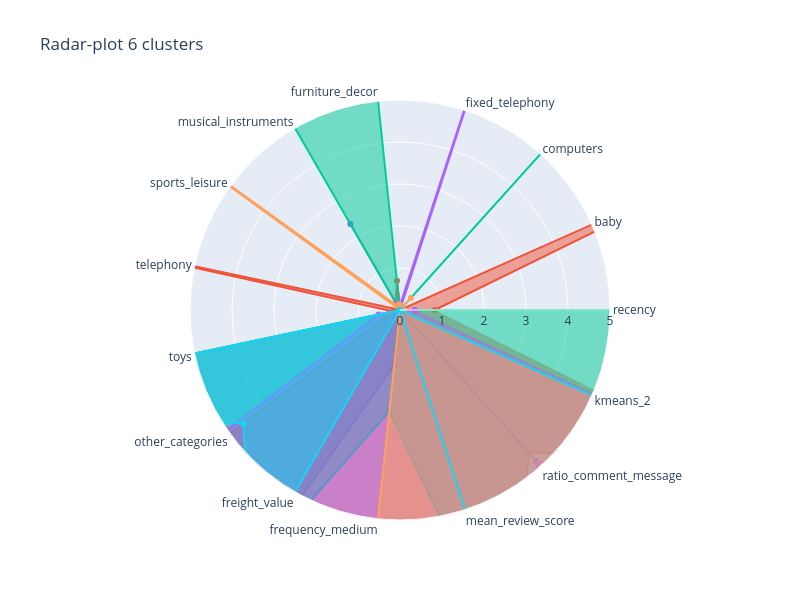

The notebook cell this image was saved under:
### Markdown cell above
### radar plot centroids

### Code cell
plot_clusters_radar(centroid_normalized_6)

### Figure 1 — Plotly figure (JSON) as saved in the notebook; plotly's stock layout.template omitted (floating-point values rounded to 4 significant figures)
{"data": [{"fill": "toself", "name": "Cluster 0", "r": [0, 0, 4.441e-16, 0, 0, 2.362, 0, 0, 9.371, 5.548, 7.16, 1.306, 0, 4.836, 0], "theta": ["recency", "baby", "computers", "fixed_telephony", "furniture_decor", "musical_instruments", "sports_leisure", "telephony", "toys", "other_categories", "freight_value", "frequency_medium", "mean_review_score", "ratio_comment_message", "kmeans_2"], "type": "scatterpolar"}, {"fill": "toself", "name": "Cluster 1", "r": [0.8271, 10, 0, 0.02983, 0.6976, 0.187, 0.009943, 10, 0.1627, 5.268, 9.568, 10, 8.332, 4.592, 8.297], "theta": ["recency", "baby", "computers", "fixed_telephony", "furniture_decor", "musical_instruments", "sports_leisure", "telephony", "toys", "other_categories", "freight_value", "frequency_medium", "mean_review_score", "ratio_comment_message", "kmeans_2"], "type": "scatterpolar"}, {"fill": "toself", "name": "Cluster 2", "r": [10, 0, 10, 0, 10, 10, 0, 0, 6.509, 6.507, 7.128, 2.421, 9.674, 10, 9.907], "theta": ["recency", "baby", "computers", "fixed_telephony", "furniture_decor", "musical_instruments", "sports_leisure", "telephony", "toys", "other_categories", "freight_value", "frequency_medium", "mean_review_score", "ratio_comment_message", "kmeans_2"], "type": "scatterpolar"}, {"fill": "toself", "name": "Cluster 3", "r": [0.3518, 0, 0, 10, 0.08902, 0.1671, 0.003172, 0, 0.52, 10, 10, 6.868, 8.335, 4.9, 8.275], "theta": ["recency", "baby", "computers", "fixed_telephony", "furniture_decor", "musical_instruments", "sports_leisure", "telephony", "toys", "other_categories", "freight_value", "frequency_medium", "mean_review_score", "ratio_comment_message", "kmeans_2"], "type": "scatterpolar"}, {"fill": "toself", "name": "Cluster 4", "r": [0.08918, 0, 0.3867, 0, 0.1354, 0.1089, 10.0, 0, 0, 0, 0, 5.507, 8.351, 5.382, 8.365], "theta": ["recency", "baby", "computers", "fixed_telephony", "furniture_decor", "musical_instruments", "sports_leisure", "telephony", "toys", "other_categories", "freight_value", "frequency_medium", "mean_review_score", "ratio_comment_message", "kmeans_2"], "type": "scatterpolar"}, {"fill": "toself", "name": "Cluster 5", "r": [0, 0, 0, 0, 0, 0, 0, 0, 10, 4.609, 7.041, 0, 10, 0, 10], "theta": ["recency", "baby", "computers", "fixed_telephony", "furniture_decor", "musical_instruments", "sports_leisure", "telephony", "toys", "other_categories", "freight_value", "frequency_medium", "mean_review_score", "ratio_comment_message", "kmeans_2"], "type": "scatterpolar"}], "layout": {"height": 600, "polar": {"angularaxis": {"type": "category"}, "radialaxis": {"autorange": false, "range": [0, 5], "type": "linear", "visible": true}}, "showlegend": false, "title": {"text": "Radar-plot 6 clusters"}, "width": 800}}
